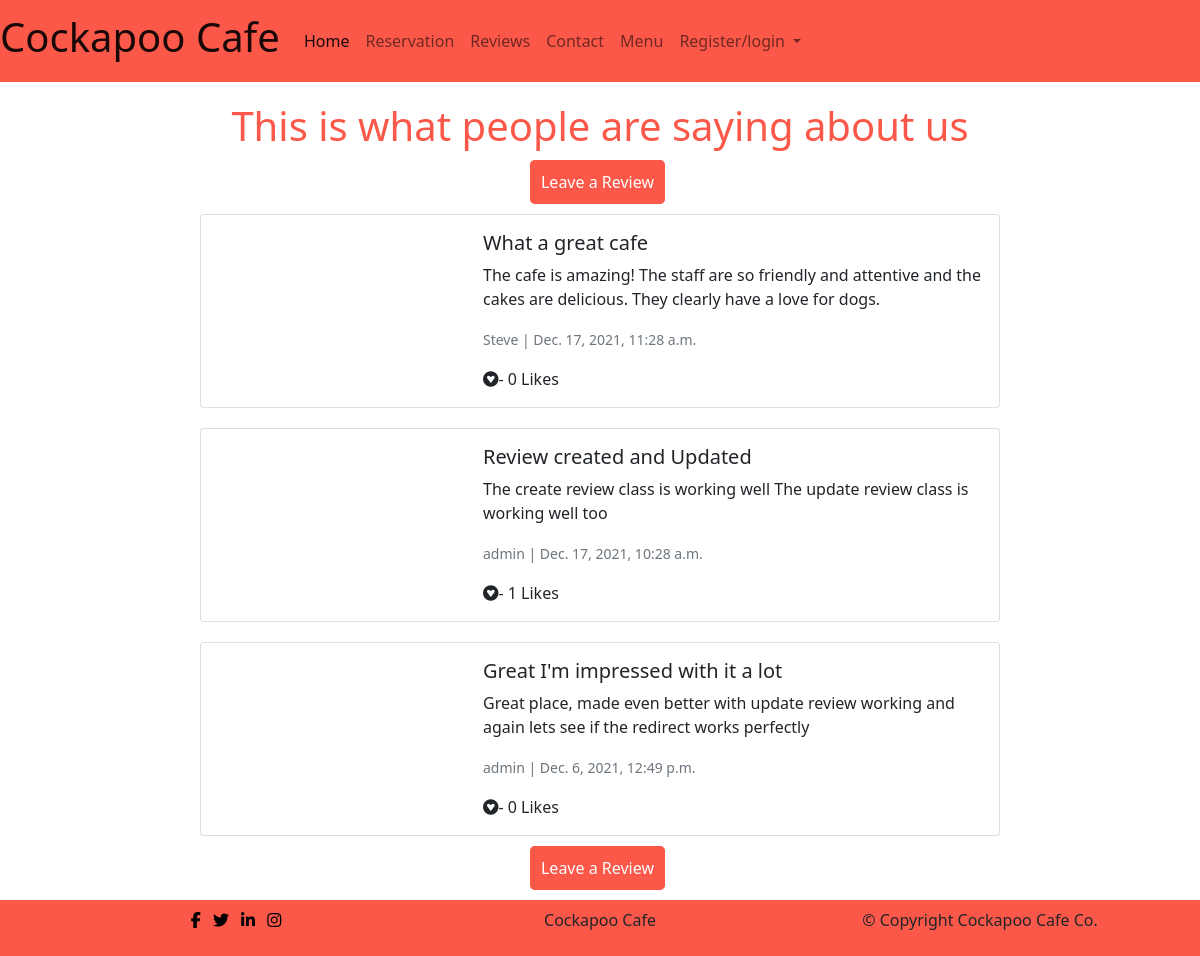
/review/, run on the app's committed database.
### review/models.py (models this page shows, shortened)
class Review(models.Model):
    author = models.ForeignKey(
        User, on_delete=models.CASCADE, related_name="User"
    )
    title = models.CharField(max_length=200, default='no_title', null=True, blank=True)
    body = models.TextField()
    image = CloudinaryField('image', default='review_placeholder')
    created_on = models.DateTimeField(auto_now_add=True)
    updated_on = models.DateTimeField(auto_now=True)
    status = models.IntegerField(choices=STATUS, default=0)
    approved = models.BooleanField(default=False)
    likes = models.ManyToManyField(User, related_name='review')
    class Meta:
        ordering = ["created_on"]
    def total_likes(self):
        return self.likes.count()

### review/views.py (the view, shortened to what this page needs)
# urls.py: path('', views.ReviewListView.as_view(), name="review"),
class ReviewListView(ListView):
    model = Review
    queryset = Review.objects.filter(status=1).order_by('-created_on')
    template_name = 'review/review.html'

### review/templates/review/review.html (shortened to what this page needs)
{% extends 'base.html' %}
{% load static%}
{% load crispy_forms_tags %}
{% block content %}
  <h1 class="title">This is what people are saying about us</h1>
  {% if user.is_authenticated %}
    <p class="leave-review"><a class="menu-btn" href="{% url 'create_review' %}">Leave a Review</a></p>
  {% else %}
    <p class="leave-review"><a class="menu-btn" href="{% url 'account_signup' %}">Leave a Review</a></p>
  {% endif %}
{% for review in review_list %}
<div class="card mb-0 col-8 review">
    <div class="row g-0">
      <div class="col-md-4">
      </div>
      <div class="col-md-8">
        <div class="card-body">
          <h5 class="card-title">{{ review.title }}</h5>
          <p class="card-text">{{ review.body }}</p>
          <p class="card-text"><small class="text-muted">{{ review.author }} | {{ review.created_on }}</small></p>
          <i class="fab fa-gratipay"> </i>- {{ review.total_likes }} Likes
        </div>
      </div>
    </div>
  </div>
{% endfor %}
{% if user.is_authenticated %}
  <p class="leave-review"><a class="menu-btn" href="{% url 'create_review' %}">Leave a Review</a></p>
{% else %}
  <p class="leave-review"><a class="menu-btn" href="{% url 'account_signup' %}">Leave a Review</a></p>
{% endif %}
{% endblock %}

### templates/base.html (shortened to what this page needs)
{% load static %}
<!DOCTYPE html>
<html lang="en">
<head>
    <link href="https://cdn.jsdelivr.net/npm/bootstrap@5.1.3/dist/css/bootstrap.min.css" rel="stylesheet">
    <link href="{% static 'css/style.css' %}" rel="stylesheet">
</head>
<body>
    <nav class="navbar navbar-expand-lg navbar-light nav-bg-col sticky">
        <div class="container-fluid">
          <a class="navbar-brand" href="/"><h1>Cockapoo Cafe</h1></a>
          <div class="collapse navbar-collapse" id="navbarSupportedContent">
            <ul class="navbar-nav me-auto mb-2 mb-lg-0">
              <li class="nav-item">
                <a class="nav-link active" aria-current="page" href="{% url 'home' %}">Home</a>
              </li>
              {% if user.is_authenticated %}
              <li class="nav-item">
                <a class="nav-link" href="{% url 'reservation' %}">Reservation</a>
              </li>
              {% else %}
              <li>
                <a class="nav-link" href="{% url 'account_signup' %}">Reservation</a>
              </li>
              {% endif %}
              <li class="nav-item">
                <a class="nav-link" href="{% url 'review' %}">Reviews</a>
              </li>
              <li class="nav-item">
                <a class="nav-link" href="{% url 'contact' %}">Contact</a>
              </li>
              <li class="nav-item">
                <a class="nav-link" href="{% url 'menu' %}">Menu</a>
              </li>
              {% if user.is_authenticated %}
              <li class="nav-item">
                <a class="nav-link" href="{% url 'account_logout' %}">Logout</a>
              </li>
              {% else %}
              <li class="nav-item dropdown">
                <a class="nav-link dropdown-toggle" href="#" id="navbarDropdown" role="button" data-bs-toggle="dropdown" aria-expanded="false">
                  Register/login
                </a>
              </li>
              {% endif %}
          </div>
        </div>
      </nav>
      {% block content %}
      {% endblock %}
     <footer class="stickyfoot">
        <div class="container">
            <div class="row">
                    <div class="col-4">
                        <div class="socials">
                            <ul>
                                <li class="list-inline-item"><a href="https://facebook.com" target="_blank" rel="noopener" aria-label="visit us on Facebook (opens a new tab)"><i class="fa fa-facebook"></i></a></li>
                                <li class="list-inline-item"><a href="https://twitter.com" target="_blank" rel="noopener" aria-label="visit us on Twitter (opens a new tab)"><i class="fa fa-twitter"></i></a></li>
                                <li class="list-inline-item"><a href="https://www.linkedin.com" target="_blank" rel="noopener" aria-label="visit us on LinkedIn (opens a new tab)"><i class="fa fa-linkedin"></i></a></li>
                                <li class="list-inline-item"><a href="https://instagram.com" target="_blank" rel="noopener" aria-label="visit us on Instagram (opens a new tab)"><i class="fa fa-instagram"></i></a></li>
                            </ul>
                        </div>
                    </div>
                    <div class="col-4">
                        <div>
                            <p>Cockapoo Cafe
                        </div>
                    </div>
                    <div class="col-4">
                        <div>
                            <p>© Copyright Cockapoo Cafe Co.
                        </div>
                    </div>
            </div>
        </div>
    </footer>
  </body>
</html>

### static/css/style.css (style rules this page uses)
.container-fluid { padding-left: 0; padding-right: 0; }
.nav-bg-col { background-color: #fb5849; }
footer { background-color: #fb5849; margin-top: 20px; text-align: center; padding-top: .5rem; padding-bottom: .5rem; }
nav { margin-bottom: 20px;; }
.sticky { position: sticky; top: 0px; z-index: 100; }
.stickyfoot { position: sticky; bottom: 0px; z-index: 100; }
.socials i { color: black; }
.menu-btn { background-color: #fb5849; color: #fff; border: 1px solid #fb5849; padding: 10px; border-radius: 5px; margin-bottom: 10px; margin-right: 5px; text-decoration: none; }
.review { margin: 20px auto; }
.title { color: #fb5849; text-align: center; }
.leave-review { text-align: center; margin-top: 20px; }

### data on the page
Review: title "What a great cafe", body "The cafe is amazing! The staff are so friendly and attentive and the cakes are delicious. They clearly have a love for dogs.", author "Steve", created_on "Dec. 17, 2021, 11:28 a.m.", total_likes "0"
Review: title "Review created and Updated", body "The create review class is working well The update review class is working well too", author "admin", created_on "Dec. 17, 2021, 10:28 a.m.", total_likes "1"
Review: title "Great I'm impressed with it a lot", body "Great place, made even better with update review working and again lets see if the redirect works perfectly", author "admin", created_on "Dec. 6, 2021, 12:49 p.m.", total_likes "0"
